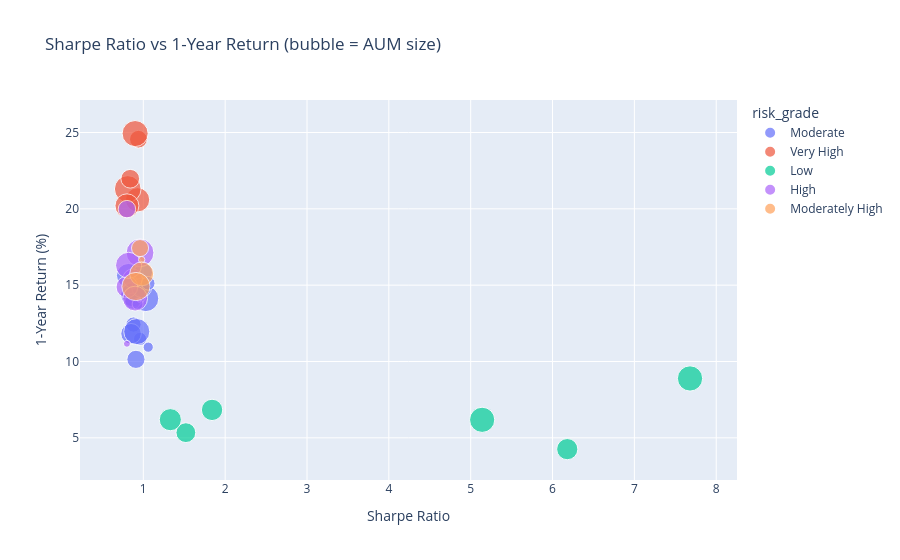

Write notebook code for a chart like this one.
### Code cell
fig = px.scatter(
    perf,
    x='sharpe_ratio',
    y='return_1yr_pct',
    color='risk_grade',
    size='aum_crore',
    hover_name='scheme_name',
    title='Sharpe Ratio vs 1-Year Return (bubble = AUM size)',
    labels={
        'sharpe_ratio':   'Sharpe Ratio',
        'return_1yr_pct': '1-Year Return (%)'
    }
)

# ✅ Save using BASE path
fig.write_image(os.path.join(CHARTS, 'chart10_sharpe_vs_return.png'))
fig.show()
print("✅ Chart 10 saved →", os.path.join(CHARTS, 'chart10_sharpe_vs_return.png'))

### Figure 1 — Plotly figure (JSON) as saved in the notebook; plotly's stock layout.template omitted (floating-point values rounded to 4 significant figures)
{"data": [{"hovertemplate": "<b>%{hovertext}</b><br><br>risk_grade=Moderate<br>Sharpe Ratio=%{x}<br>1-Year Return (%)=%{y}<br>aum_crore=%{marker.size}<extra></extra>", "hovertext": ["SBI Bluechip Fund - Regular Plan - Growth", "SBI Bluechip Fund - Direct Plan - Growth", "HDFC Top 100 Fund - Regular Plan - Growth", "HDFC Top 100 Fund - Direct Plan - Growth", "ICICI Pru Bluechip Fund - Regular - Growth", "ICICI Pru Bluechip Fund - Direct - Growth", "Nippon India Large Cap Fund - Regular - Growth", "Nippon India Large Cap Fund - Direct - Growth", "Nippon India ETF Nifty 50 BeES", "Kotak Bluechip Fund - Regular - Growth", "Axis Bluechip Fund - Regular - Growth", "Axis Bluechip Fund - Direct - Growth", "ABSL Frontline Equity Fund - Regular - Growth", "UTI Nifty 50 Index Fund - Regular - Growth", "Mirae Asset Large Cap Fund - Regular - Growth", "DSP Top 100 Equity Fund - Regular - Growth"], "legendgroup": "Moderate", "marker": {"color": "#636efa", "size": [14288, 1231, 6434, 10611, 36022, 41553, 20909, 39475, 20284, 35585, 25803, 15866, 23500, 7350, 11361, 41828], "sizemode": "area", "sizeref": 122.6, "symbol": "circle"}, "mode": "markers", "name": "Moderate", "orientation": "v", "showlegend": true, "type": "scatter", "x": [0.88, 0.81, 1.06, 0.96, 0.82, 1.03, 1.0, 0.88, 0.91, 0.87, 0.85, 0.87, 0.98, 0.93, 1.06, 0.92], "xaxis": "x", "y": [12.42, 15.25, 10.94, 11.48, 15.63, 14.12, 15.84, 14.42, 10.14, 14.37, 11.82, 13.95, 14.82, 13.76, 15.12, 11.96], "yaxis": "y"}, {"hovertemplate": "<b>%{hovertext}</b><br><br>risk_grade=Very High<br>Sharpe Ratio=%{x}<br>1-Year Return (%)=%{y}<br>aum_crore=%{marker.size}<extra></extra>", "hovertext": ["SBI Small Cap Fund - Regular Plan - Growth", "SBI Small Cap Fund - Direct Plan - Growth", "Nippon India Small Cap Fund - Regular - Growth", "Axis Small Cap Fund - Regular - Growth", "ABSL Small Cap Fund - Regular - Growth", "DSP Small Cap Fund - Regular - Growth"], "legendgroup": "Very High", "marker": {"color": "#EF553B", "size": [19259, 36061, 43630, 21545, 41613, 35124], "sizemode": "area", "sizeref": 122.6, "symbol": "circle"}, "mode": "markers", "name": "Very High", "orientation": "v", "showlegend": true, "type": "scatter", "x": [0.94, 0.93, 0.81, 0.84, 0.9, 0.8], "xaxis": "x", "y": [24.56, 20.59, 21.3, 21.97, 24.93, 20.2], "yaxis": "y"}, {"hovertemplate": "<b>%{hovertext}</b><br><br>risk_grade=Low<br>Sharpe Ratio=%{x}<br>1-Year Return (%)=%{y}<br>aum_crore=%{marker.size}<extra></extra>", "hovertext": ["SBI Magnum Gilt Fund - Regular Plan - Growth", "HDFC Short Term Debt Fund - Regular - Growth", "ICICI Pru Liquid Fund - Regular - Growth", "Nippon India Gilt Securities Fund - Regular - Growth", "Kotak Liquid Fund - Regular - Growth", "ABSL Liquid Fund - Regular - Growth"], "legendgroup": "Low", "marker": {"color": "#00cc96", "size": [24101, 27953, 39116, 30030, 27623, 38995], "sizemode": "area", "sizeref": 122.6, "symbol": "circle"}, "mode": "markers", "name": "Low", "orientation": "v", "showlegend": true, "type": "scatter", "x": [1.52, 1.84, 7.68, 1.33, 6.18, 5.14], "xaxis": "x", "y": [5.34, 6.83, 8.89, 6.19, 4.26, 6.18], "yaxis": "y"}, {"hovertemplate": "<b>%{hovertext}</b><br><br>risk_grade=High<br>Sharpe Ratio=%{x}<br>1-Year Return (%)=%{y}<br>aum_crore=%{marker.size}<extra></extra>", "hovertext": ["HDFC Mid-Cap Opportunities Fund - Regular - Growth", "HDFC Mid-Cap Opportunities Fund - Direct - Growth", "ICICI Pru Midcap Fund - Regular - Growth", "Kotak Emerging Equity Fund - Regular - Growth", "Axis Midcap Fund - Regular - Growth", "UTI Mid Cap Fund - Regular - Growth", "Mirae Asset Tax Saver Fund - Regular - Growth", "DSP Midcap Fund - Regular - Growth"], "legendgroup": "High", "marker": {"color": "#ab63fa", "size": [23185, 18792, 979, 47469, 28996, 41728, 2989, 37835], "sizemode": "area", "sizeref": 122.6, "symbol": "circle"}, "mode": "markers", "name": "High", "orientation": "v", "showlegend": true, "type": "scatter", "x": [0.87, 0.8, 0.95, 0.96, 0.8, 0.82, 0.8, 0.9], "xaxis": "x", "y": [15.43, 19.98, 14.02, 17.12, 14.88, 16.3, 11.16, 14.12], "yaxis": "y"}, {"hovertemplate": "<b>%{hovertext}</b><br><br>risk_grade=Moderately High<br>Sharpe Ratio=%{x}<br>1-Year Return (%)=%{y}<br>aum_crore=%{marker.size}<extra></extra>", "hovertext": ["ICICI Pru Value Discovery Fund - Regular - Growth", "Kotak Flexicap Fund - Regular - Growth", "UTI Flexi Cap Fund - Regular - Growth", "Mirae Asset Emerging Bluechip Fund - Regular - Growth"], "legendgroup": "Moderately High", "marker": {"color": "#FFA15A", "size": [2571, 35012, 17912, 49046], "sizemode": "area", "sizeref": 122.6, "symbol": "circle"}, "mode": "markers", "name": "Moderately High", "orientation": "v", "showlegend": true, "type": "scatter", "x": [0.98, 0.98, 0.96, 0.91], "xaxis": "x", "y": [16.67, 15.74, 17.43, 14.91], "yaxis": "y"}], "layout": {"legend": {"itemsizing": "constant", "title": {"text": "risk_grade"}, "tracegroupgap": 0}, "title": {"text": "Sharpe Ratio vs 1-Year Return (bubble = AUM size)"}, "xaxis": {"anchor": "y", "domain": [0, 1], "title": {"text": "Sharpe Ratio"}}, "yaxis": {"anchor": "x", "domain": [0, 1], "title": {"text": "1-Year Return (%)"}}}}
